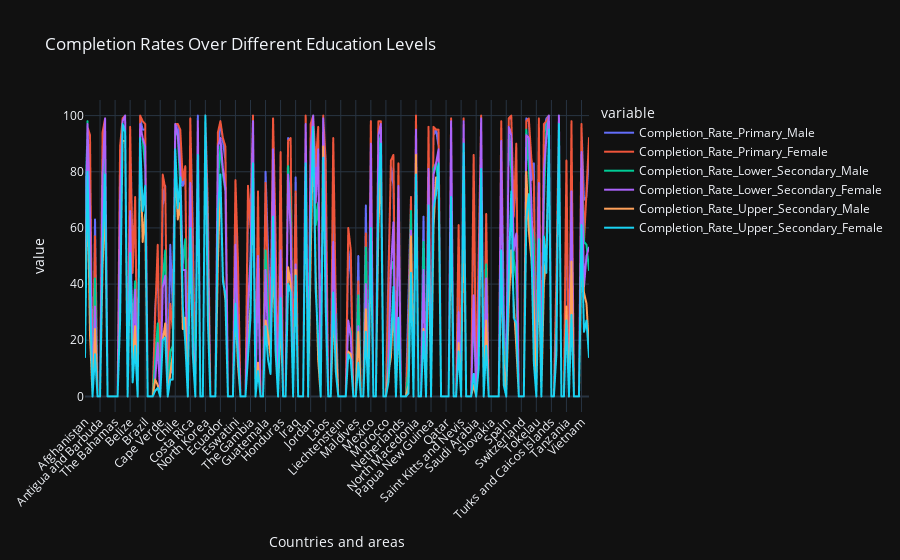

The code cell stored with this chart in its notebook:
### Markdown cell above
# Completion Rates Over Different Education Levels

### Code cell
completion_columns = ['Completion_Rate_Primary_Male', 'Completion_Rate_Primary_Female',
                      'Completion_Rate_Lower_Secondary_Male', 'Completion_Rate_Lower_Secondary_Female',
                      'Completion_Rate_Upper_Secondary_Male', 'Completion_Rate_Upper_Secondary_Female']
fig = px.line(df, x='Countries and areas', y=completion_columns,
              title='Completion Rates Over Different Education Levels')
fig.update_layout(xaxis_tickangle=-45)
fig.show()

### Figure 1 — Plotly figure (JSON) as saved in the notebook; plotly's stock layout.template omitted (floating-point values rounded to 4 significant figures; data arrays with more than 128 entries replaced by an {"elided": "..."} marker saying what was removed)
{"data": [{"hovertemplate": "variable=Completion_Rate_Primary_Male<br>Countries and areas=%{x}<br>value=%{y}<extra></extra>", "legendgroup": "Completion_Rate_Primary_Male", "line": {"color": "#636efa", "dash": "solid"}, "marker": {"symbol": "circle"}, "mode": "lines", "name": "Completion_Rate_Primary_Male", "showlegend": true, "x": {"elided": "202 str values"}, "xaxis": "x", "y": {"elided": "202 int values"}, "yaxis": "y", "type": "scattergl"}, {"hovertemplate": "variable=Completion_Rate_Primary_Female<br>Countries and areas=%{x}<br>value=%{y}<extra></extra>", "legendgroup": "Completion_Rate_Primary_Female", "line": {"color": "#EF553B", "dash": "solid"}, "marker": {"symbol": "circle"}, "mode": "lines", "name": "Completion_Rate_Primary_Female", "showlegend": true, "x": {"elided": "202 str values"}, "xaxis": "x", "y": {"elided": "202 int values"}, "yaxis": "y", "type": "scattergl"}, {"hovertemplate": "variable=Completion_Rate_Lower_Secondary_Male<br>Countries and areas=%{x}<br>value=%{y}<extra></extra>", "legendgroup": "Completion_Rate_Lower_Secondary_Male", "line": {"color": "#00cc96", "dash": "solid"}, "marker": {"symbol": "circle"}, "mode": "lines", "name": "Completion_Rate_Lower_Secondary_Male", "showlegend": true, "x": {"elided": "202 str values"}, "xaxis": "x", "y": {"elided": "202 int values"}, "yaxis": "y", "type": "scattergl"}, {"hovertemplate": "variable=Completion_Rate_Lower_Secondary_Female<br>Countries and areas=%{x}<br>value=%{y}<extra></extra>", "legendgroup": "Completion_Rate_Lower_Secondary_Female", "line": {"color": "#ab63fa", "dash": "solid"}, "marker": {"symbol": "circle"}, "mode": "lines", "name": "Completion_Rate_Lower_Secondary_Female", "showlegend": true, "x": {"elided": "202 str values"}, "xaxis": "x", "y": {"elided": "202 int values"}, "yaxis": "y", "type": "scattergl"}, {"hovertemplate": "variable=Completion_Rate_Upper_Secondary_Male<br>Countries and areas=%{x}<br>value=%{y}<extra></extra>", "legendgroup": "Completion_Rate_Upper_Secondary_Male", "line": {"color": "#FFA15A", "dash": "solid"}, "marker": {"symbol": "circle"}, "mode": "lines", "name": "Completion_Rate_Upper_Secondary_Male", "showlegend": true, "x": {"elided": "202 str values"}, "xaxis": "x", "y": {"elided": "202 int values"}, "yaxis": "y", "type": "scattergl"}, {"hovertemplate": "variable=Completion_Rate_Upper_Secondary_Female<br>Countries and areas=%{x}<br>value=%{y}<extra></extra>", "legendgroup": "Completion_Rate_Upper_Secondary_Female", "line": {"color": "#19d3f3", "dash": "solid"}, "marker": {"symbol": "circle"}, "mode": "lines", "name": "Completion_Rate_Upper_Secondary_Female", "showlegend": true, "x": {"elided": "202 str values"}, "xaxis": "x", "y": {"elided": "202 int values"}, "yaxis": "y", "type": "scattergl"}], "layout": {"xaxis": {"anchor": "y", "domain": [0.0, 1.0], "title": {"text": "Countries and areas"}, "tickangle": -45}, "yaxis": {"anchor": "x", "domain": [0.0, 1.0], "title": {"text": "value"}}, "legend": {"title": {"text": "variable"}, "tracegroupgap": 0}, "title": {"text": "Completion Rates Over Different Education Levels"}}}
